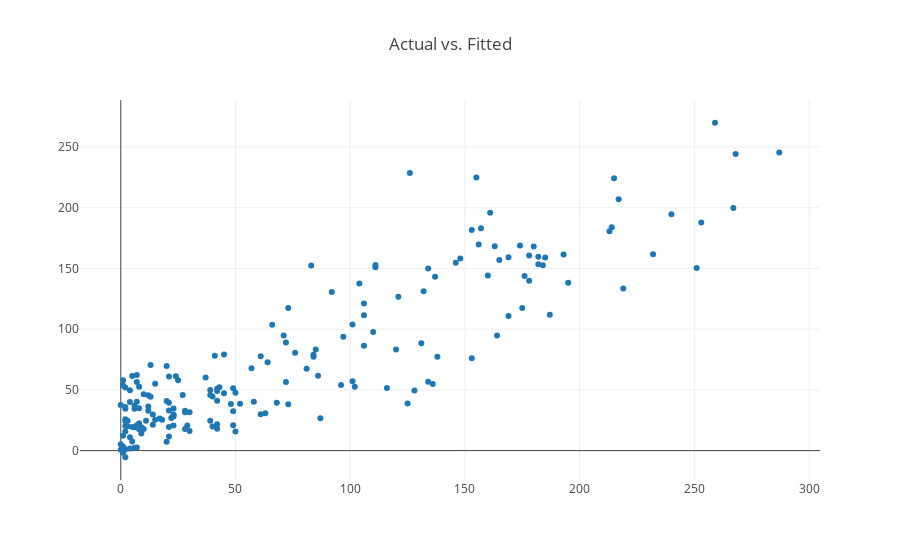

Notebook code cell kept with this figure:
### Markdown cell above
The residual vs.s fiited values plot shows that the magnitude of the errors increases with the inrease in predicted values (demonstrates a cone like shape). This means that the model predicts lower values of the outcome variable more accurately.

### Code cell
layout = go.Layout(title='Actual vs. Fitted')
fig = go.Figure([go.Scatter(x=test_labels,y=y_pred,mode = 'markers')], layout=layout)
iplot(fig)

### Figure 1 — Plotly figure (JSON) as saved in the notebook; plotly's stock layout.template omitted (floating-point values rounded to 4 significant figures; data arrays with more than 128 entries replaced by an {"elided": "..."} marker saying what was removed)
{"data": [{"mode": "markers", "type": "scatter", "uid": "2513306d-6446-4436-a348-3bb8275a625a", "x": {"elided": "189 int values"}, "y": {"elided": "189 float values"}}], "layout": {"title": {"text": "Actual vs. Fitted"}}}
